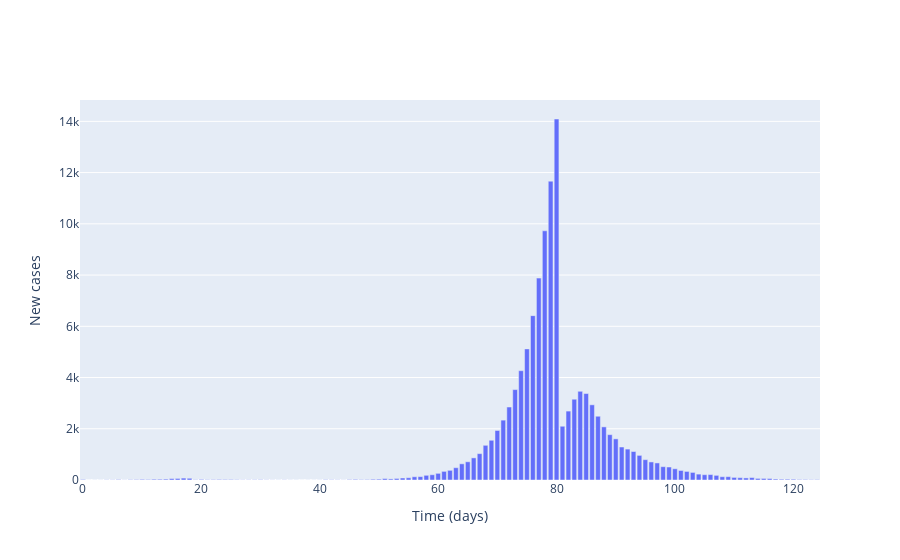
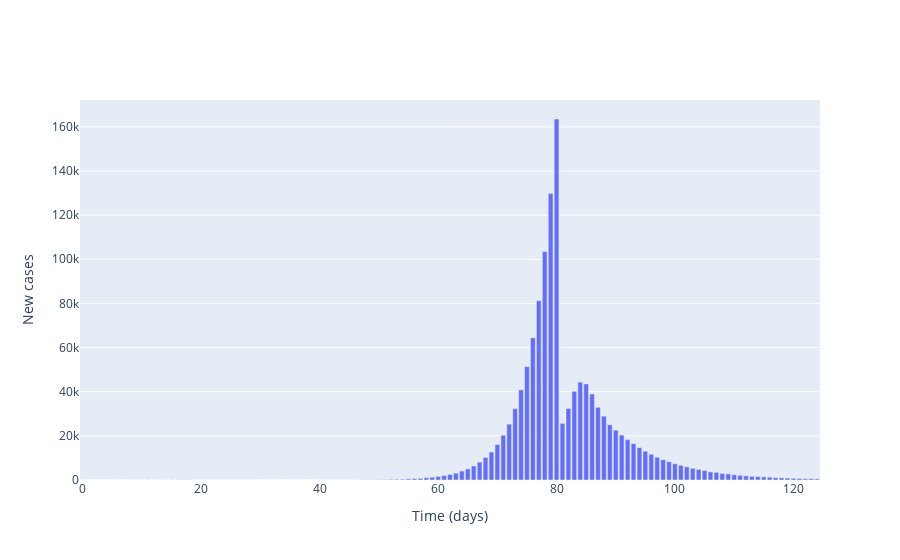
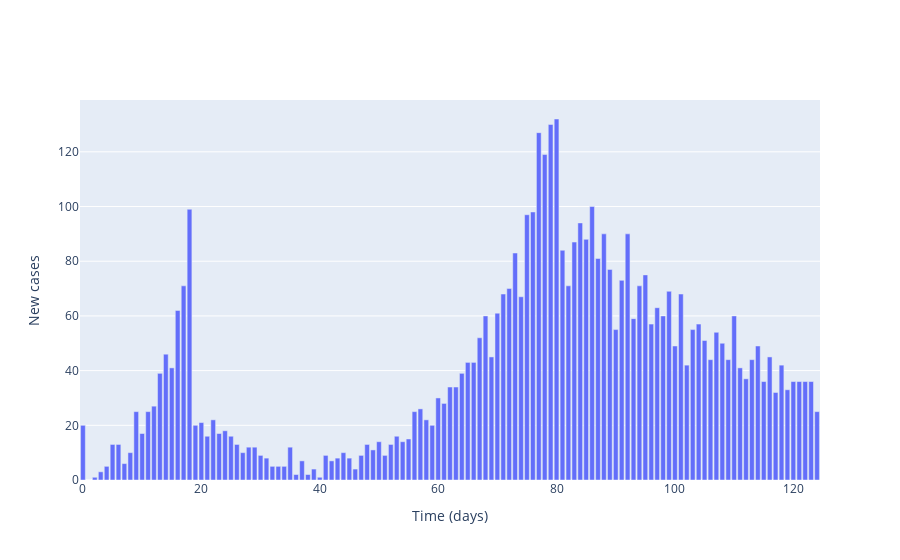
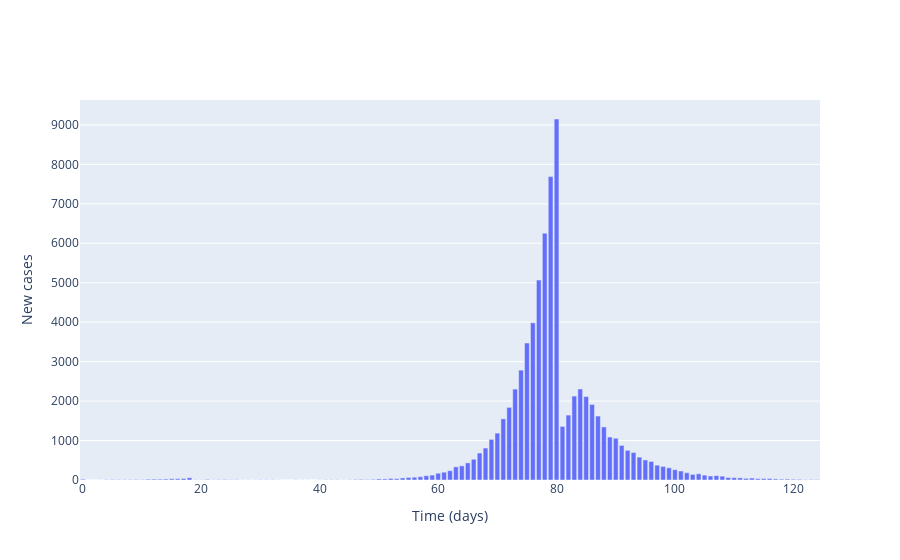

The code cell stored with these charts, in order, in its notebook:
### Markdown cell above
## Plot agreggated local incidence numbers

### Code cell
for _ in range(len(contact_matrix)):  
    # Plot (bar chart cases each day)
    fig = go.Figure()

    # Plot of incidences
    fig.add_trace(
        go.Bar(
            x=times,
            y=agg_cases[_],
            name='Incidences'
        )
    )

    # Add axis labels
    fig.update_layout(
        xaxis_title='Time (days)',
        yaxis_title='New cases'
    )

    fig.show()

### Figure 1 — Plotly figure (JSON) as saved in the notebook; plotly's stock layout.template omitted (floating-point values rounded to 4 significant figures)
{"data": [{"name": "Incidences", "type": "bar", "x": [0, 1, 2, 3, 4, 5, 6, 7, 8, 9, 10, 11, 12, 13, 14, 15, 16, 17, 18, 19, 20, 21, 22, 23, 24, 25, 26, 27, 28, 29, 30, 31, 32, 33, 34, 35, 36, 37, 38, 39, 40, 41, 42, 43, 44, 45, 46, 47, 48, 49, 50, 51, 52, 53, 54, 55, 56, 57, 58, 59, 60, 61, 62, 63, 64, 65, 66, 67, 68, 69, 70, 71, 72, 73, 74, 75, 76, 77, 78, 79, 80, 81, 82, 83, 84, 85, 86, 87, 88, 89, 90, 91, 92, 93, 94, 95, 96, 97, 98, 99, 100, 101, 102, 103, 104, 105, 106, 107, 108, 109, 110, 111, 112, 113, 114, 115, 116, 117, 118, 119, 120, 121, 122, 123, 124], "y": [20, 0, 2, 2, 7, 7, 16, 4, 12, 16, 25, 20, 30, 30, 35, 55, 61, 74, 67, 11, 24, 12, 16, 22, 20, 20, 12, 7, 8, 9, 12, 6, 4, 3, 6, 3, 3, 1, 2, 2, 3, 12, 10, 7, 4, 16, 24, 15, 17, 29, 33, 56, 43, 60, 78, 88, 126, 132, 183, 205, 260, 337, 378, 480, 632, 711, 863, 1029, 1354, 1551, 1933, 2337, 2849, 3529, 4267, 5118, 6416, 7882, 9728, 11666, 14092, 2098, 2690, 3153, 3463, 3375, 2935, 2489, 2074, 1770, 1606, 1288, 1207, 1112, 961, 794, 705, 666, 520, 507, 438, 372, 335, 296, 230, 207, 212, 181, 128, 130, 101, 90, 81, 95, 62, 61, 57, 37, 30, 31, 30, 19, 19, 12, 15]}], "layout": {"xaxis": {"title": {"text": "Time (days)"}}, "yaxis": {"title": {"text": "New cases"}}}}

### Figure 2 — Plotly figure (JSON) as saved in the notebook; plotly's stock layout.template omitted (floating-point values rounded to 4 significant figures)
{"data": [{"name": "Incidences", "type": "bar", "x": [0, 1, 2, 3, 4, 5, 6, 7, 8, 9, 10, 11, 12, 13, 14, 15, 16, 17, 18, 19, 20, 21, 22, 23, 24, 25, 26, 27, 28, 29, 30, 31, 32, 33, 34, 35, 36, 37, 38, 39, 40, 41, 42, 43, 44, 45, 46, 47, 48, 49, 50, 51, 52, 53, 54, 55, 56, 57, 58, 59, 60, 61, 62, 63, 64, 65, 66, 67, 68, 69, 70, 71, 72, 73, 74, 75, 76, 77, 78, 79, 80, 81, 82, 83, 84, 85, 86, 87, 88, 89, 90, 91, 92, 93, 94, 95, 96, 97, 98, 99, 100, 101, 102, 103, 104, 105, 106, 107, 108, 109, 110, 111, 112, 113, 114, 115, 116, 117, 118, 119, 120, 121, 122, 123, 124], "y": [20, 0, 0, 4, 5, 10, 13, 10, 12, 19, 16, 41, 30, 25, 60, 68, 71, 98, 97, 21, 34, 35, 25, 30, 26, 24, 20, 19, 20, 20, 13, 12, 9, 7, 11, 9, 7, 5, 5, 4, 4, 39, 28, 35, 23, 49, 55, 95, 96, 104, 153, 199, 279, 303, 357, 522, 636, 740, 1006, 1279, 1607, 2027, 2484, 3106, 4041, 5017, 6356, 8091, 10211, 12675, 16053, 20258, 25313, 32320, 40825, 51390, 64452, 81244, 103474, 129779, 163559, 25636, 32407, 40175, 44328, 43541, 38965, 32949, 28934, 25024, 22568, 20341, 18298, 16466, 14660, 13026, 11687, 10339, 9230, 8307, 7353, 6627, 5962, 5325, 4778, 4279, 3669, 3471, 2967, 2785, 2393, 2119, 1900, 1660, 1540, 1401, 1288, 1043, 982, 875, 749, 692, 610, 587, 529]}], "layout": {"xaxis": {"title": {"text": "Time (days)"}}, "yaxis": {"title": {"text": "New cases"}}}}

### Figure 3 — Plotly figure (JSON) as saved in the notebook; plotly's stock layout.template omitted (floating-point values rounded to 4 significant figures)
{"data": [{"name": "Incidences", "type": "bar", "x": [0, 1, 2, 3, 4, 5, 6, 7, 8, 9, 10, 11, 12, 13, 14, 15, 16, 17, 18, 19, 20, 21, 22, 23, 24, 25, 26, 27, 28, 29, 30, 31, 32, 33, 34, 35, 36, 37, 38, 39, 40, 41, 42, 43, 44, 45, 46, 47, 48, 49, 50, 51, 52, 53, 54, 55, 56, 57, 58, 59, 60, 61, 62, 63, 64, 65, 66, 67, 68, 69, 70, 71, 72, 73, 74, 75, 76, 77, 78, 79, 80, 81, 82, 83, 84, 85, 86, 87, 88, 89, 90, 91, 92, 93, 94, 95, 96, 97, 98, 99, 100, 101, 102, 103, 104, 105, 106, 107, 108, 109, 110, 111, 112, 113, 114, 115, 116, 117, 118, 119, 120, 121, 122, 123, 124], "y": [20, 0, 1, 3, 5, 13, 13, 6, 10, 25, 17, 25, 27, 39, 46, 41, 62, 71, 99, 20, 21, 16, 22, 17, 18, 16, 13, 10, 12, 12, 9, 8, 5, 5, 5, 12, 2, 7, 2, 4, 1, 9, 7, 8, 10, 8, 4, 9, 13, 11, 14, 9, 13, 16, 14, 15, 25, 26, 22, 20, 30, 28, 34, 34, 39, 43, 43, 52, 60, 45, 61, 68, 70, 83, 67, 97, 98, 127, 119, 130, 132, 84, 71, 87, 94, 88, 100, 81, 90, 77, 55, 73, 90, 59, 71, 75, 57, 63, 60, 69, 49, 68, 42, 55, 57, 51, 44, 54, 50, 44, 60, 41, 37, 44, 49, 36, 45, 32, 42, 33, 36, 36, 36, 36, 25]}], "layout": {"xaxis": {"title": {"text": "Time (days)"}}, "yaxis": {"title": {"text": "New cases"}}}}

### Figure 4 — Plotly figure (JSON) as saved in the notebook; plotly's stock layout.template omitted (floating-point values rounded to 4 significant figures)
{"data": [{"name": "Incidences", "type": "bar", "x": [0, 1, 2, 3, 4, 5, 6, 7, 8, 9, 10, 11, 12, 13, 14, 15, 16, 17, 18, 19, 20, 21, 22, 23, 24, 25, 26, 27, 28, 29, 30, 31, 32, 33, 34, 35, 36, 37, 38, 39, 40, 41, 42, 43, 44, 45, 46, 47, 48, 49, 50, 51, 52, 53, 54, 55, 56, 57, 58, 59, 60, 61, 62, 63, 64, 65, 66, 67, 68, 69, 70, 71, 72, 73, 74, 75, 76, 77, 78, 79, 80, 81, 82, 83, 84, 85, 86, 87, 88, 89, 90, 91, 92, 93, 94, 95, 96, 97, 98, 99, 100, 101, 102, 103, 104, 105, 106, 107, 108, 109, 110, 111, 112, 113, 114, 115, 116, 117, 118, 119, 120, 121, 122, 123, 124], "y": [20, 0, 1, 2, 7, 12, 10, 10, 10, 14, 9, 20, 22, 21, 24, 32, 32, 39, 57, 8, 5, 16, 5, 9, 13, 6, 9, 3, 4, 3, 6, 6, 6, 3, 1, 0, 4, 2, 1, 0, 3, 7, 7, 7, 4, 7, 14, 17, 12, 16, 27, 27, 40, 34, 52, 65, 71, 83, 107, 125, 172, 198, 236, 334, 359, 434, 526, 683, 810, 1029, 1188, 1550, 1840, 2304, 2785, 3471, 3983, 5067, 6256, 7689, 9149, 1358, 1645, 2127, 2306, 2114, 1915, 1621, 1345, 1089, 1058, 877, 751, 697, 580, 509, 469, 376, 344, 309, 261, 228, 184, 142, 156, 124, 101, 111, 97, 62, 59, 54, 41, 49, 34, 37, 37, 28, 22, 24, 18, 17, 9, 12, 11]}], "layout": {"xaxis": {"title": {"text": "Time (days)"}}, "yaxis": {"title": {"text": "New cases"}}}}
